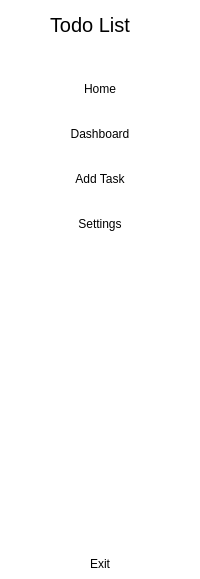
     <widget class="QWidget" name="widget_full_menu" native="true">
      <property name="styleSheet">
       <string notr="true">QWidget{
	background-color:rgb(255,255,255);
}

QPushButton {
	border:none;
	height:30px;
	border-radius:10px;
}

QPushButton:checked{
	background-color: rgb(218,218,218);
	color: black;
	font-weight:bold;
}
</string>
      </property>
      <layout class="QVBoxLayout" name="verticalLayout_4">
       <property name="spacing">
        <number>15</number>
       </property>
       <property name="leftMargin">
        <number>0</number>
       </property>
       <property name="topMargin">
        <number>0</number>
       </property>
       <property name="rightMargin">
        <number>0</number>
       </property>
       <property name="bottomMargin">
        <number>0</number>
       </property>
       <item>
        <layout class="QHBoxLayout" name="horizontalLayout_2">
         <property name="spacing">
          <number>0</number>
         </property>
         <item>
          <widget class="QLabel" name="label_2">
           <property name="minimumSize">
            <size>
             <width>50</width>
             <height>50</height>
            </size>
           </property>
           <property name="maximumSize">
            <size>
             <width>50</width>
             <height>50</height>
            </size>
           </property>
           <property name="text">
            <string/>
           </property>
           <property name="pixmap">
            <pixmap resource="resource.qrc">:/icon/icons/todolist.png</pixmap>
           </property>
           <property name="scaledContents">
            <bool>true</bool>
           </property>
          </widget>
         </item>
         <item>
          <widget class="QLabel" name="label_3">
           <property name="font">
            <font>
             <pointsize>15</pointsize>
            </font>
           </property>
           <property name="text">
            <string>Todo List</string>
           </property>
          </widget>
         </item>
        </layout>
       </item>
       <item>
        <layout class="QVBoxLayout" name="verticalLayout_2">
         <property name="spacing">
          <number>15</number>
         </property>
         <property name="leftMargin">
          <number>0</number>
         </property>
         <property name="topMargin">
          <number>9</number>
         </property>
         <item>
          <widget class="QPushButton" name="pushButton_home2">
           <property name="text">
            <string>Home</string>
           </property>
           <property name="icon">
            <iconset resource="resource.qrc">
             <normaloff>:/icon/icons/home_icon.png</normaloff>
             <normalon>:/icon/icons/home_icon.png</normalon>:/icon/icons/home_icon.png</iconset>
           </property>
           <property name="iconSize">
            <size>
             <width>15</width>
             <height>15</height>
            </size>
           </property>
           <property name="checkable">
            <bool>true</bool>
           </property>
           <property name="autoExclusive">
            <bool>true</bool>
           </property>
          </widget>
         </item>
         <item>
          <widget class="QPushButton" name="pushButton_dashboard2">
           <property name="text">
            <string>Dashboard</string>
           </property>
           <property name="icon">
            <iconset resource="resource.qrc">
             <normaloff>:/icon/icons/dashboard_iconb.png</normaloff>
             <normalon>:/icon/icons/dashboard_iconb.png</normalon>:/icon/icons/dashboard_iconb.png</iconset>
           </property>
           <property name="iconSize">
            <size>
             <width>15</width>
             <height>15</height>
            </size>
           </property>
           <property name="checkable">
            <bool>true</bool>
           </property>
           <property name="autoExclusive">
            <bool>true</bool>
           </property>
          </widget>
         </item>
         <item>
          <widget class="QPushButton" name="pushButton_addtask2">
           <property name="text">
            <string>Add Task</string>
           </property>
           <property name="icon">
            <iconset resource="resource.qrc">
             <normaloff>:/icon/icons/addtask_icon.png</normaloff>
             <normalon>:/icon/icons/addtask_icon.png</normalon>:/icon/icons/addtask_icon.png</iconset>
           </property>
           <property name="iconSize">
            <size>
             <width>15</width>
             <height>15</height>
            </size>
           </property>
           <property name="checkable">
            <bool>true</bool>
           </property>
           <property name="autoExclusive">
            <bool>true</bool>
           </property>
          </widget>
         </item>
         <item>
          <widget class="QPushButton" name="pushButton_settings2">
           <property name="text">
            <string>Settings</string>
           </property>
           <property name="icon">
            <iconset resource="resource.qrc">
             <normaloff>:/icon/icons/settings_icons.png</normaloff>
             <normalon>:/icon/icons/settings_icons.png</normalon>:/icon/icons/settings_icons.png</iconset>
           </property>
           <property name="iconSize">
            <size>
             <width>15</width>
             <height>15</height>
            </size>
           </property>
           <property name="checkable">
            <bool>true</bool>
           </property>
           <property name="autoExclusive">
            <bool>true</bool>
           </property>
          </widget>
         </item>
        </layout>
       </item>
       <item>
        <spacer name="verticalSpacer_2">
         <property name="orientation">
          <enum>Qt::Vertical</enum>
         </property>
         <property name="sizeHint" stdset="0">
          <size>
           <width>20</width>
           <height>295</height>
          </size>
         </property>
        </spacer>
       </item>
       <item>
        <widget class="QPushButton" name="pushButton_exit2">
         <property name="text">
          <string>Exit</string>
         </property>
         <property name="icon">
          <iconset resource="resource.qrc">
           <normaloff>:/icon/icons/close_window.png</normaloff>
           <normalon>:/icon/icons/close_window.png</normalon>:/icon/icons/close_window.png</iconset>
         </property>
         <property name="iconSize">
          <size>
           <width>14</width>
           <height>14</height>
          </size>
         </property>
         <property name="checkable">
          <bool>true</bool>
         </property>
        </widget>
       </item>
      </layout>
     </widget>
